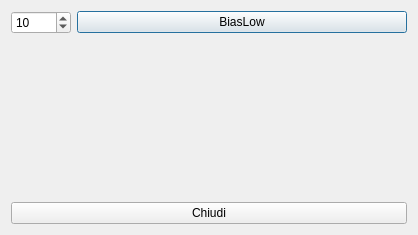
<?xml version="1.0" encoding="UTF-8"?>
<ui version="4.0">
 <class>QSimula</class>
 <widget class="QDialog" name="QSimula">
  <property name="windowModality">
   <enum>Qt::WindowModal</enum>
  </property>
  <property name="geometry">
   <rect>
    <x>0</x>
    <y>0</y>
    <width>418</width>
    <height>235</height>
   </rect>
  </property>
  <property name="windowTitle">
   <string>Dialog</string>
  </property>
  <layout class="QVBoxLayout" name="verticalLayout">
   <item>
    <layout class="QHBoxLayout" name="horizontalLayout">
     <item>
      <widget class="QSpinBox" name="BiasLowTempo">
       <property name="maximumSize">
        <size>
         <width>60</width>
         <height>16777215</height>
        </size>
       </property>
       <property name="maximum">
        <number>999</number>
       </property>
       <property name="value">
        <number>10</number>
       </property>
      </widget>
     </item>
     <item>
      <widget class="QPushButton" name="BiasLow">
       <property name="text">
        <string>BiasLow</string>
       </property>
      </widget>
     </item>
    </layout>
   </item>
   <item>
    <spacer name="verticalSpacer">
     <property name="orientation">
      <enum>Qt::Vertical</enum>
     </property>
     <property name="sizeHint" stdset="0">
      <size>
       <width>20</width>
       <height>216</height>
      </size>
     </property>
    </spacer>
   </item>
   <item>
    <widget class="QPushButton" name="chiudi">
     <property name="text">
      <string>Chiudi</string>
     </property>
    </widget>
   </item>
  </layout>
 </widget>
 <resources/>
 <connections/>
</ui>
